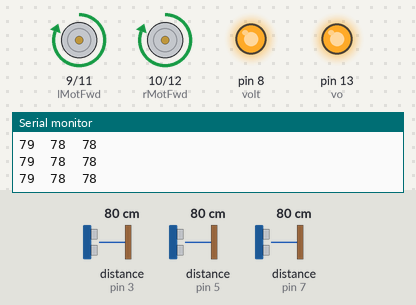
The sketch below on a simulated Arduino Uno, built with avr-gcc and run on an emulated ATmega328P. On the bench: motor-driver pin pairs drawn as motors (green arrow = first pin HIGH = forward, orange = second pin HIGH = backward, longer = more drive), output pins drawn as LEDs (lit = HIGH), the last lines printed to the serial monitor. Wiring (inferred from the names in the program): 3 × ultrasonic range finder: trigger pin 2, echo pin 3 / trigger pin 4, echo pin 5 / trigger pin 6, echo pin 7. The inputs (shaded band) are chosen by the test bench; at power-on: distance to the obstacle (sensors on pin 5, pin 3, pin 7) 80 cm. The echo pulse lasts 58.3 µs per cm; pins used as bus, display or sensor lines are not drawn.

Above: at 1.2 s.
1.3 s: distance to the obstacle (sensor on pin 5) set to 14 cm
4.3 s: distance to the obstacle (sensor on pin 5) set to 11 cm
At 5.5 s:
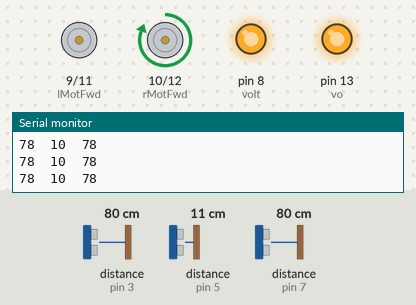
5.8 s: distance to the obstacle (sensor on pin 3) set to 15 cm
7.3 s: distance to the obstacle (sensor on pin 3) set to 11 cm
At 8.5 s:
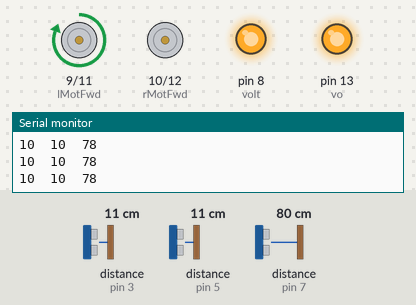
8.8 s: distance to the obstacle (sensor on pin 7) set to 14 cm
10.3 s: distance to the obstacle (sensor on pin 7) set to 11 cm
At 10.7 s:
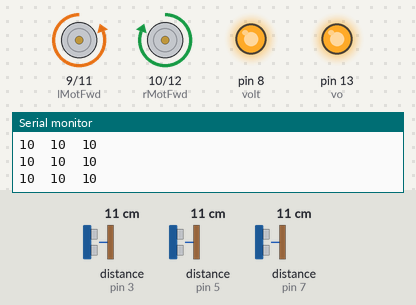
Timing chart, 0 to 12.8 s (numbered marks = the images above; inputs shaded):
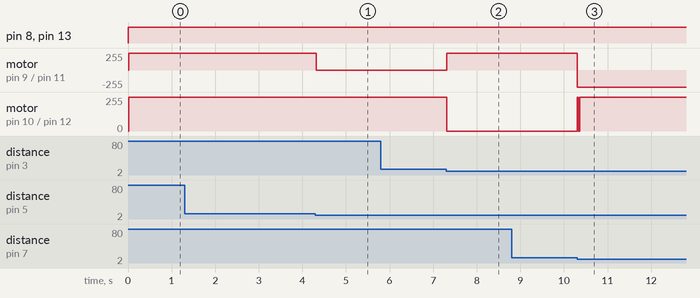

Measured:
- the behaviour switches between 13 and 12 cm on distance to the obstacle (sensor on pin 5) (found by bisection; images 0 and 1)
- the behaviour switches between 14 and 13 cm on distance to the obstacle (sensor on pin 3) (found by bisection; images 1 and 2)
- the behaviour switches between 13 and 12 cm on distance to the obstacle (sensor on pin 7) (found by bisection; images 2 and 3)
- after the input at 4.3 s, motor on pin 9 (lMotFwd) / pin 11 (lMotRev): forward 255/255 → stopped at once
- after the input at 7.3 s, motor on pin 9 (lMotFwd) / pin 11 (lMotRev): stopped → forward 255/255 at once; motor on pin 10 (rMotFwd) / pin 12 (rMotRev): forward 255/255 → stopped at once
- after the input at 10.3 s, motor on pin 9 (lMotFwd) / pin 11 (lMotRev): forward 255/255 → backward 255/255 at once; motor on pin 10 (rMotFwd) / pin 12 (rMotRev): stopped → forward 255/255 at once

The sketch:

CODE.ino
```cpp
const int triggerL = 2; //left
const int echoL = 3; // left
const int triggerM = 4; //middle
const int echoM = 5;// middle
const int triggerR = 6; //Right
const int echoR = 7;//  Right

const int volt=8; // for sensor
int vo=13;
const int lMotFwd=9;
const int rMotFwd=10;
const int lMotRev=11;
const int rMotRev=12;

const int criticalDistance=10; //critical distance
const int touch=5;

long time_taken;
long distM,distL,distR;


void setup() {
Serial.begin(9600);
pinMode(triggerL, OUTPUT);
pinMode(echoL, INPUT);
pinMode(volt,OUTPUT);
pinMode(vo,OUTPUT);
pinMode(triggerM, OUTPUT);
pinMode(echoM, INPUT);
pinMode(triggerR, OUTPUT);
pinMode(echoR, INPUT);


  pinMode(lMotFwd,OUTPUT);
  pinMode(rMotFwd,OUTPUT);
  pinMode(lMotRev,OUTPUT);
  pinMode(rMotRev,OUTPUT);


}

/*###Function to calculate distance###*/
int calculate_distance(int trigger, int echo)
{
digitalWrite(trigger, LOW);
delayMicroseconds(2);
digitalWrite(trigger, HIGH);
delayMicroseconds(10);
digitalWrite(trigger, LOW);

time_taken = pulseIn(echo, HIGH);
int dist= time_taken*0.034/2;
return dist;
}


void reverse()
{
  digitalWrite(lMotRev,HIGH);
  digitalWrite(rMotRev,HIGH);

}
void moveForward()
{
  digitalWrite(lMotFwd,HIGH);
  digitalWrite(rMotFwd,HIGH);

digitalWrite(lMotRev,LOW);
digitalWrite(rMotRev,LOW);
}

void turnLeft()
{
  digitalWrite(lMotFwd,LOW);
  digitalWrite(rMotFwd,HIGH);

digitalWrite(lMotRev,LOW);
digitalWrite(rMotRev,LOW);
}


void turnRight()
{
  digitalWrite(lMotFwd,HIGH);
digitalWrite(rMotFwd,LOW);
digitalWrite(lMotRev,LOW);
digitalWrite(rMotRev,LOW);}

void turnCircle()
{
  digitalWrite(lMotFwd,LOW);
  digitalWrite(rMotFwd,LOW);
  digitalWrite(lMotRev,HIGH);
  digitalWrite(rMotFwd,HIGH);
}

void Stop()
{

digitalWrite(lMotFwd,LOW);
digitalWrite(rMotFwd,LOW);
digitalWrite(lMotRev,LOW);
digitalWrite(rMotRev,LOW);

}


void loop(){

digitalWrite(8,HIGH); // volatege to sensor
digitalWrite(vo,HIGH); // volatege to sensor


distL= calculate_distance(triggerL,echoL);
Serial.print(distL);

distM= calculate_distance(triggerM,echoM);
Serial.print("\t");
 Serial.print(distM);
distR= calculate_distance(triggerR,echoR);
Serial.print("\t");
 Serial.println(distR);


 if(distM>12){
  moveForward();
 }else{

  if(distM<12){

    if(distL>12){
      turnLeft();
    }else{
      if(distR>12){
        turnRight();
      }else{


        if(distL<12&&distR<12){
          turnCircle();
        }
      }


    }


  }


 }


}
```
